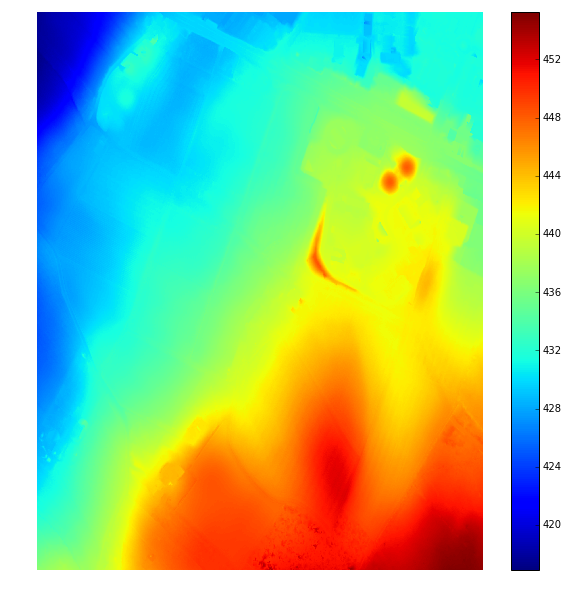
#> input picture examples/3Dmap/24931122.png, 569 x 591 px
$ jupyter execute --allow-errors 'Elevation around point 1.ipynb'   (shell and % lines are left out)
#> lines starting #> are read from the running program, lines starting #| are printed output that depends on the picture
Program to show 3d geo map of CERN Point 1

[cell 1]
import matplotlib.pyplot as plt
from matplotlib.colors import BoundaryNorm
from matplotlib.ticker import MaxNLocator
import numpy as np


from mpl_toolkits.mplot3d import Axes3D

fn='24931122'

#> (the rest of this cell did not finish here and is left out)

[cell 2]
from PIL import Image
Image.open(fn+'.png').convert('L').save(fn+'_bw.png')
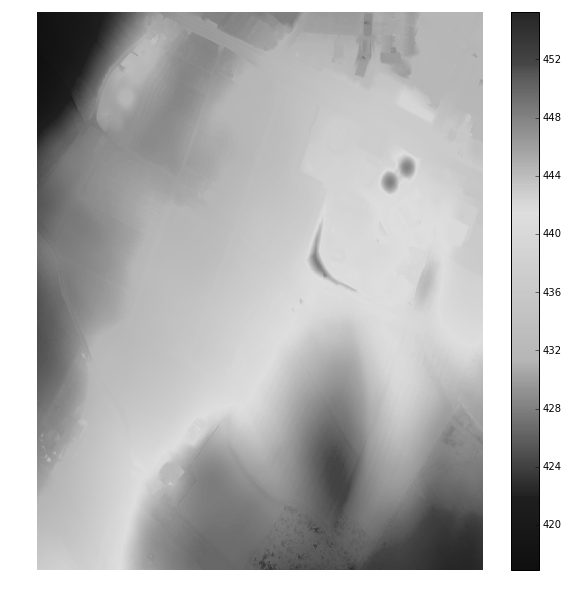
#> saved as 24931122_bw.png: PIL image 569x591 L; min 0, max 255, mean 182.6
